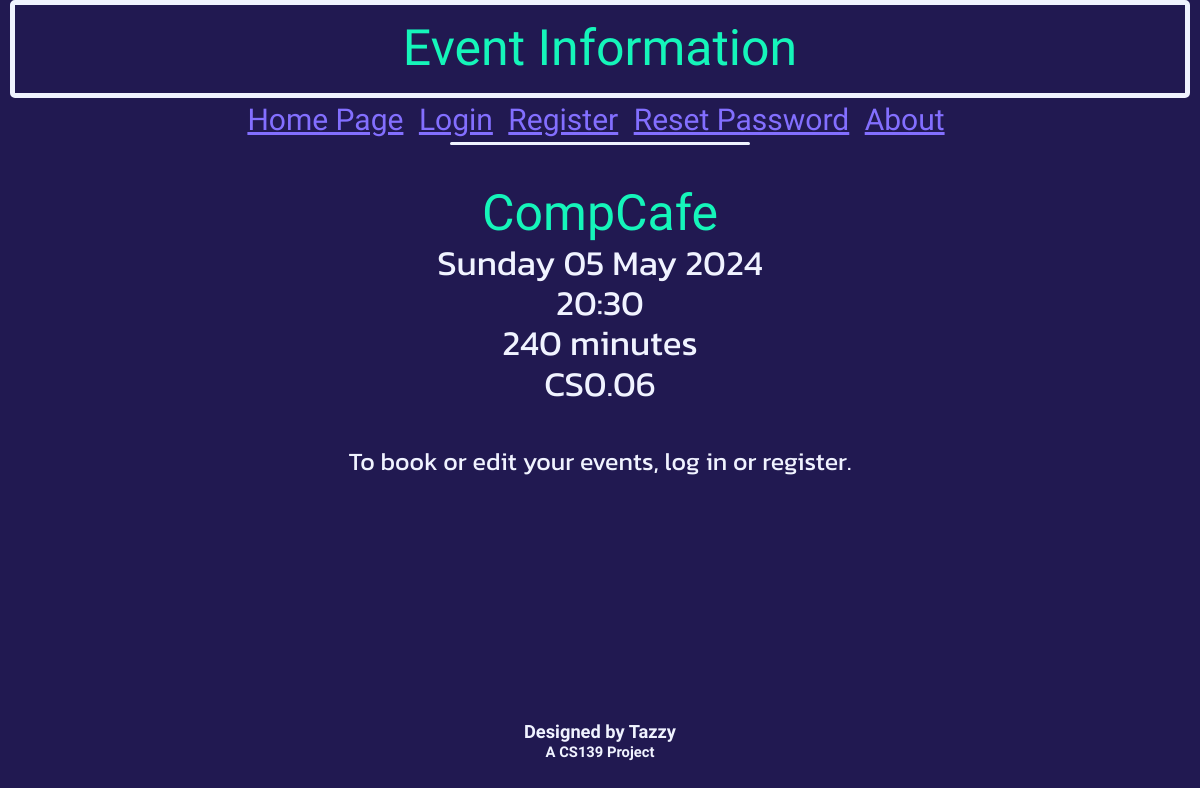
Screenshot of /viewEvent?eventid=1 with the database file from the repository.
### db_definition.py (models this page shows, shortened)
class Event(db.Model):
    __tablename__ = "events"
    event_id = db.Column(db.Integer, primary_key = True)
    name = db.Column(db.String(20))
    dateTime = db.Column(db.DateTime)
    duration = db.Column(db.Integer) # Minutes
    capacity = db.Column(db.Integer)
    ticketsSold = db.Column(db.Integer)
    location = db.Column(db.String(50))

### eventbyte.py (the view)
@app.route('/viewEvent')
def viewEvent():
    updateTickets()
    eventID = request.args.get('eventid') or None
    if not eventID:
        return redirect('/')
    else:
        thisEvent = Event.query.filter_by(event_id=int(eventID)).first()
        if current_user.is_authenticated:
            getTicket = Ticket.query.filter(Ticket.event_id == eventID, Ticket.user_id == current_user.user_id, Ticket.status !='Cancelled').first()
            if thisEvent.dateTime > datetime.datetime.now():
                upcomingEvent = True
                if getTicket is None:
                    eventOwned = False
                else:
                    eventOwned = True
            else:
                eventOwned = False
                upcomingEvent = False
        else:
            eventOwned = False
            upcomingEvent = False
        if eventOwned:
            createBarcode(getTicket.booking_ref)
        return render_template('viewEvent.html', event=thisEvent, eventOwned=eventOwned, upcomingEvent=upcomingEvent)

### eventbyte.py (called while the page is built)
def updateTickets():
    events = Event.query.all()
    for event in events:
        ticketNum = db.session.query(Ticket).where(Ticket.event_id == event.event_id, Ticket.status == "Upcoming").count()
        event.ticketsSold = ticketNum
        if event.dateTime <= datetime.datetime.now():
            tickets = db.session.query(Ticket).where(Ticket.event_id == event.event_id)
            for ticket in tickets:
                ticket.status = "Completed"
    db.session.commit()

### templates/viewEvent.html (shortened to what this page needs)
{% extends 'base.html' %}
{% block heading %}
    <div class="title subtitle">
        Event Information
    </div>
{% endblock %}
{% block content %}
    <div class="eventInformation">
        <br>
        <span class="titleRef" style="font-size: 50px;">{{ event.name }}</span><br>
        {{ event.dateTime.strftime('%A') }} {{ event.dateTime.strftime('%d') }} {{ event.dateTime.strftime('%b') }} {{ event.dateTime.strftime('%Y') }}<br>
        {{ event.dateTime.strftime('%H') }}:{{ event.dateTime.strftime('%M') }}<br>
        {{ event.duration }} minutes<br>
        {{ event.location }}<br>
        {% if current_user.userClass == "super" %}
            {{ event.capacity - event.ticketsSold }} seats left<br><br>
        {% else %}
            <br>
        {% endif %}
    </div>
        {% if not current_user.is_authenticated %}
            <h3 class="standardContent" style="text-align: center; margin-top: 3px;">To book or edit your events, log in or register.</h3>
        {% endif %}
{% endblock %}

### templates/base.html (shortened to what this page needs)
<!DOCTYPE html>
<html lang="en">
    <head>
        <link rel="stylesheet" type="text/css" href="/static/css/normalize.css">
        <link rel="stylesheet" type="text/css" href="/static/css/retro.css">
    </head>
    <body>
        {% block heading %} {% endblock %}
        {% include "navbar.html" %}
        {% block content %} {% endblock %}
        {% include "acknowledgements.html" %}
    </body>
</html>

### templates/navbar.html
<nav>
    {% if current_user.userClass == "super" %}
        <a href="/superHome">All Events</a>
        <a href="/createEvent">Create Event</a>
        <a href="../static/adminLog.txt" download="adminLog.txt">View Admin Log</a>
    {% elif current_user.is_authenticated %}
        <a href="/home">Home Page</a>
        <a href="/myEvents">My Events</a>
    {% else %}
        <a href="/home">Home Page</a>
    {% endif %}
    {% if current_user.is_authenticated %}
        <a href='/logout'>Logout</a>
    {% else %}
        <a href='/login'>Login</a>
        <a href='/register'>Register</a>
        <a href="/resetPass">Reset Password</a>
    {% endif %}
    <a href="/about">About</a>
</nav>
<div id="navunderline">
</div>

### templates/acknowledgements.html
<div id="acknowledgements">
    <h5 style="margin-bottom: 2px;">Designed by Tazzy</h5>
    <h6 style="margin-top: 0px;">A CS139 Project</h6>
</div>

### static/css/retro.css (style rules this page uses)
body { background-color: #211951; }
#navunderline { margin: auto; width: 25%; border-bottom: 3px #F0F3FF solid; border-radius: 3px; }
nav { font-family: 'Anta', serif; text-align: center; font-size: 30px; padding: 5px; margin: 0; }
nav a { margin-right: 8px; border-radius: 3px; color: #836FFF; }
.title { margin: auto; width: 95%; border: #F0F3FF 5px solid; padding: 15px; font-family: 'Anta', serif; font-size: 70px; color: #15F5BA; border-radius: 5px; text-align: center; }
.subtitle { font-size: 50px; }
#acknowledgements { font-family: 'Anta', serif; text-align: center; position: fixed; margin: auto; bottom: 5px; width: 100%; color: #F0F3FF; font-size: 22px; }
.standardContent { font-family: 'Kanit', sans-serif; font-weight: 400; font-style: normal; color: #F0F3FF; font-size: 25px; margin-left: 30px; margin-right: 30px; }
.titleRef { color: #15F5BA; font-family: 'Anta', serif; }
.eventInformation { font-family: 'Kanit', sans-serif; font-weight: 400; font-style: normal; font-size: 35px; color: #F0F3FF; width: 80%; margin: auto; text-align: center; }

### rows the page displays
Event: name "CompCafe", dateTime "Sunday", dateTime "05", dateTime "May", dateTime "2024", dateTime "20", dateTime "30", duration "240", location "CS0.06"
